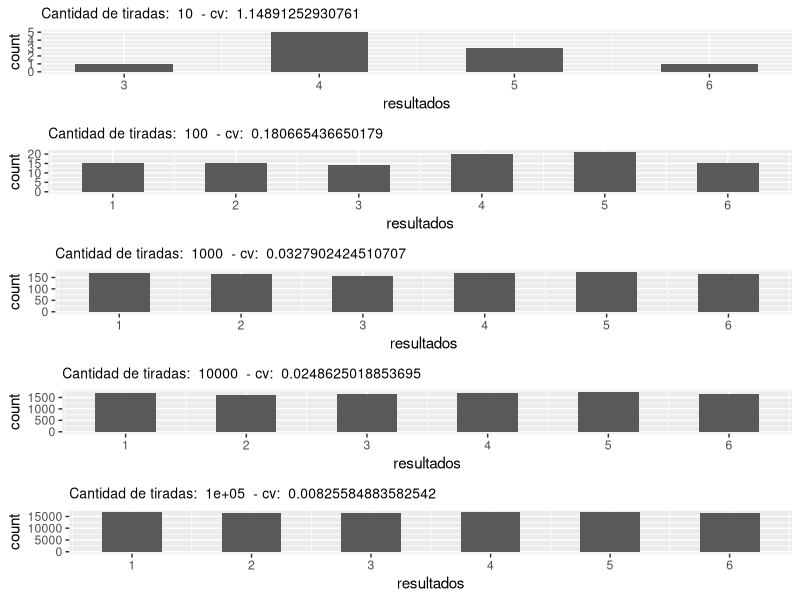
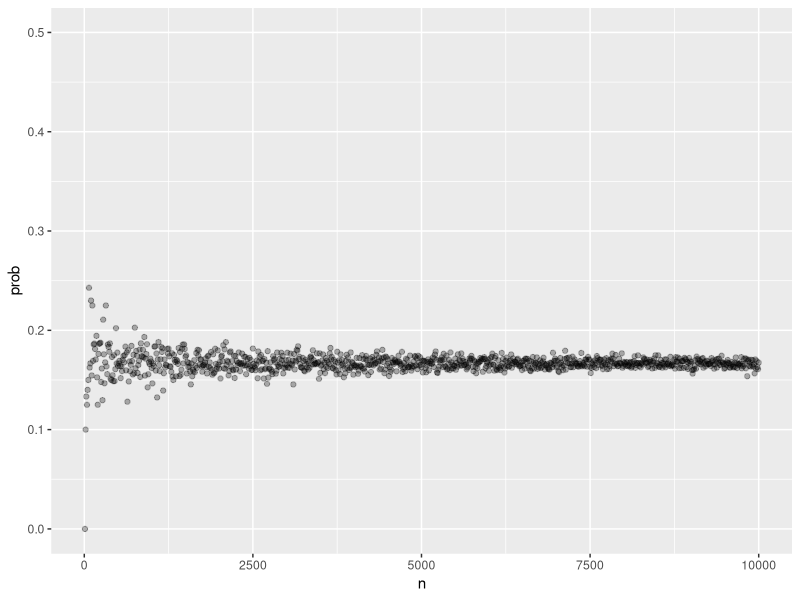
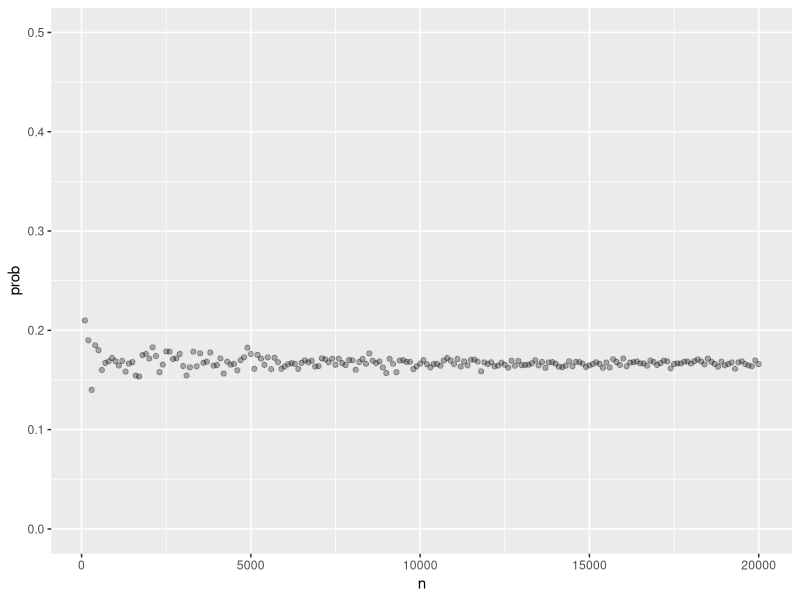
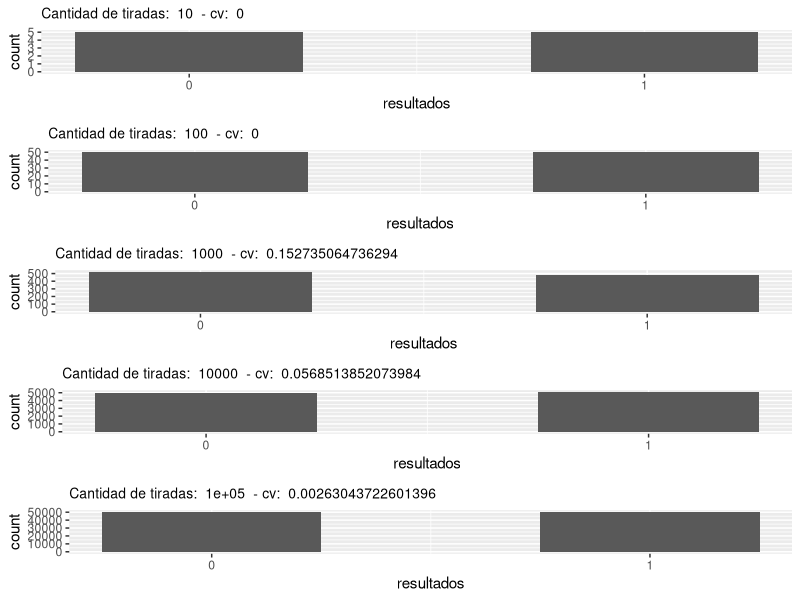

Source code (R) for these figures, in order: (Note: a time limit stopped this script after it produced the figures.)
## ---- chunk 1
library(tidyverse)
library(ggplot2)
library(gridExtra)
## ---- chunk 2
bolitas <- rep(c("azul", "amarillo", "gris"), times = c(5, 3, 4))

# Solución utilizando simulación de montecarlo, repitiendo el evento 10,000 veces:
resultados <- replicate(10000, {
  sample(bolitas, 1, replace = TRUE)
  })

prop.table(table(resultados))
# Solución utilizando la función `mean()`:
paste("Cálculo teórico:", mean(bolitas == "azul"))
## ---- chunk 3
bolitas <- rep(c("azul", "amarillo", "gris"), times = c(5, 3, 4))

# Solución utilizando simulación de montecarlo, repitiendo el evento 10,000 veces:
resultados <- replicate(10000, {
  sample(bolitas, 1, replace = TRUE)
  })
prop.table(table(resultados))
prop.table(table(resultados))[1] + prop.table(table(resultados))[3]

paste("Cálculo teórico:", mean(bolitas != "azul"))
## ---- chunk 4
# Creamos las variables
azul <- 5
amarillo <- 3
gris <- 4

# Calculamos la probabilidad de que la primera bolita sea azul:
p1Azul <- azul / (azul + amarillo + gris)

# Calculamos la probabilidad de que la segunda sea azul:
p2Azul <- (azul - 1) / (azul - 1 + amarillo + gris)

# Calculamos el complemento porque piden que la segunda NO sea azul:
p2NoAzul <- 1 - p2Azul

# Calculamos lo que nos piden:
p1Azul * p2NoAzul
## ---- chunk 5
bolitas <- rep(c("azul", "amarillo", "gris"), times = c(5, 3, 4))
pares <- list()

resultados <- replicate(1000000, {
  pares <- append(pares,sample(bolitas, 2, replace = FALSE))
  pares
  })

mean(resultados[1,] == "azul" & resultados[2,] != "azul")
## ---- chunk 6
# Creamos las variables
azul <- 5
amarillo <- 3
gris <- 4

# Calculamos la probabilidad de que la primera bolita sea azul:
p1Azul <- azul / (azul + amarillo + gris)

# Calculamos primero la probabilidad de que la segunda sea azul:
p2Azul <- azul / (azul + amarillo + gris)

# Calculamos el complemento porque piden que la segunda NO sea azul:
p2NoAzul <- 1 - p2Azul

# Calculamos lo que nos piden:
p1Azul * p2NoAzul
## ---- chunk 7
bolitas <- rep(c("azul", "amarillo", "gris"), times = c(5, 3, 4))
pares <- list()

resultados <- replicate(10000, {
  pares <- append(pares,sample(bolitas, 2, replace = TRUE))
  pares
  })

mean(resultados[1,] == "azul" & resultados[2,] != "azul")
## ---- chunk 8
espacioMuestral <- rep(c(1, 2, 3, 4, 5, 6), times = c(1, 1, 1, 1, 1, 1))
experimentos <- 1:5
graficos <- list()
for (i in experimentos) {
  cantTiradas <- 10^i
  resultados <- replicate(cantTiradas, {
    sample(espacioMuestral, 1, replace = TRUE)
    })
  resultados <- tibble(resultados)
  cv <- sd(as.data.frame(table(resultados))$Freq)/(cantTiradas/6)
  graficos[[i]] <- ggplot(resultados, aes(resultados)) +
    geom_histogram(binwidth = 0.5 , center = 0) +
    scale_x_continuous(breaks = espacioMuestral) +
    ggtitle(paste("Cantidad de tiradas: ", cantTiradas, " - cv: ", as.character(cv))) + 
    theme(plot.title = element_text(size=10))
}
do.call("grid.arrange", c(graficos, nrow = 5)) 
## ---- chunk 9
probEventoMontecarlo <- function(espacioMuestral,evento,n) {
  resultado <- replicate(n, {
    evento == sample(espacioMuestral, 1)
    })
  mean(resultado)
}
## ---- chunk 10
repsExp <- seq(10,10000,10)
serie <- tibble(n = integer(), prob = double())
for (i in repsExp) {
  serie <- add_row(serie, n = i, prob = probEventoMontecarlo(c(1,2,3,4,5,6),1,i))
}
## ---- chunk 11
ggplot(serie, aes(x = n, y = prob)) + 
  geom_point(alpha = 0.3) +
  ylim(c(0,0.5))
## ---- chunk 12
repsExp2 <- seq(100,20000,100)
serie2 <- tibble(n = integer(), prob = double())
for (i in repsExp2) {
  serie2 <- add_row(serie2, n = i, prob = probEventoMontecarlo(c(1,2,3,4,5,6),1,i))
}
## ---- chunk 13
ggplot(serie2, aes(x = n, y = prob)) + 
  geom_point(alpha = 0.3) + 
  ylim(c(0,0.5))
## ---- chunk 14
espacioMuestral <- rep(c(0,1), times = c(1, 1))
experimentos <- 1:5
graficos <- list()
for (i in experimentos) {
  cantTiradas <- 10^i
  resultados <- replicate(cantTiradas, {
  sample(espacioMuestral, 1, replace = TRUE)
  })
  resultados <- tibble(resultados)
  cv <- sd(as.data.frame(table(resultados))$Freq)/(cantTiradas/6)
  graficos[[i]] <- ggplot(resultados, aes(resultados)) +
    geom_histogram(binwidth = 0.5 , center = 0) +
    scale_x_continuous(breaks = espacioMuestral) +
    ggtitle(paste("Cantidad de tiradas: ", cantTiradas, " - cv: ", as.character(cv))) + 
    theme(plot.title = element_text(size=10))
}
do.call("grid.arrange", c(graficos, nrow = 5)) 
## ---- chunk 15
repsExp3 <- seq(100,20000,100)
serie3 <- tibble(n = integer(), prob = double())
for (i in repsExp3) {
  serie3 <- add_row(serie3, n = i, prob = probEventoMontecarlo(c(1,2),1,i))
}
## ---- chunk 16
ggplot(serie3, aes(x = n, y = prob)) + 
  geom_point(alpha = 0.3) + 
  ylim(c(0.25,0.75))
